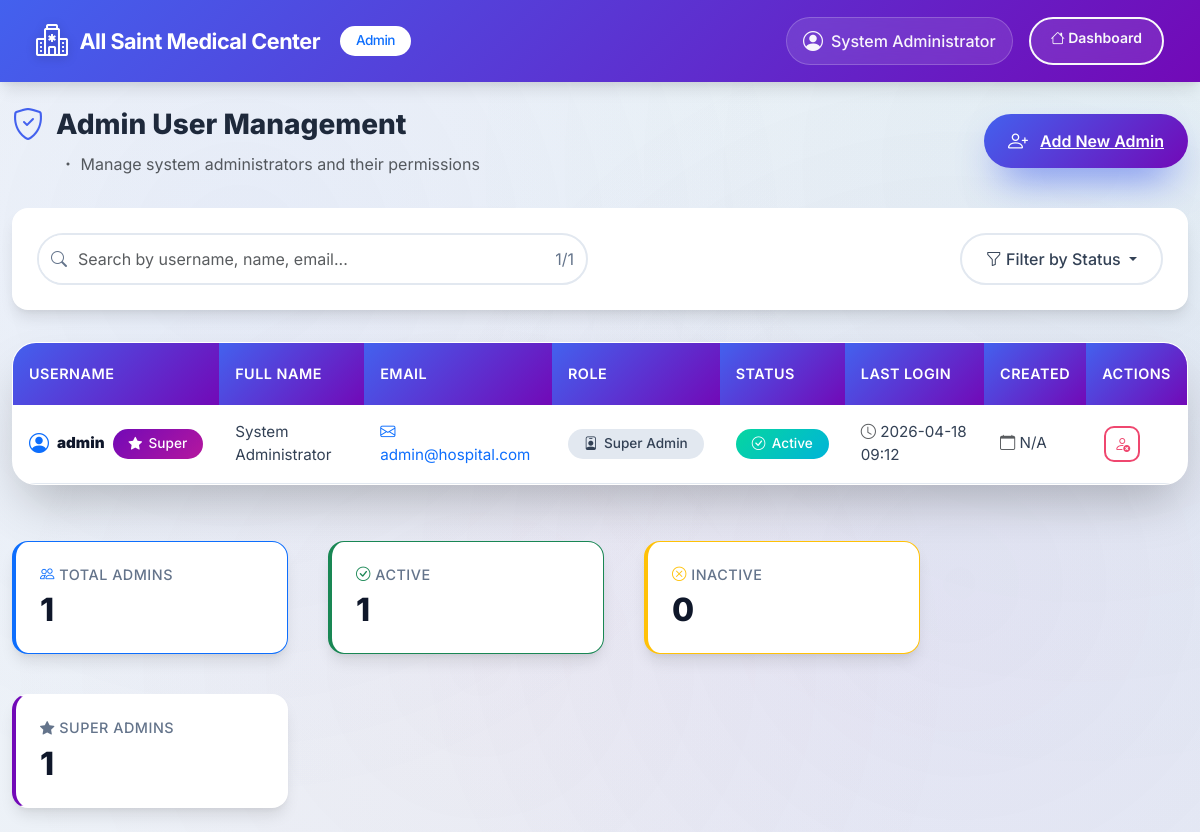
The page /admin/users/admins (signed in) on the database as committed earlier.
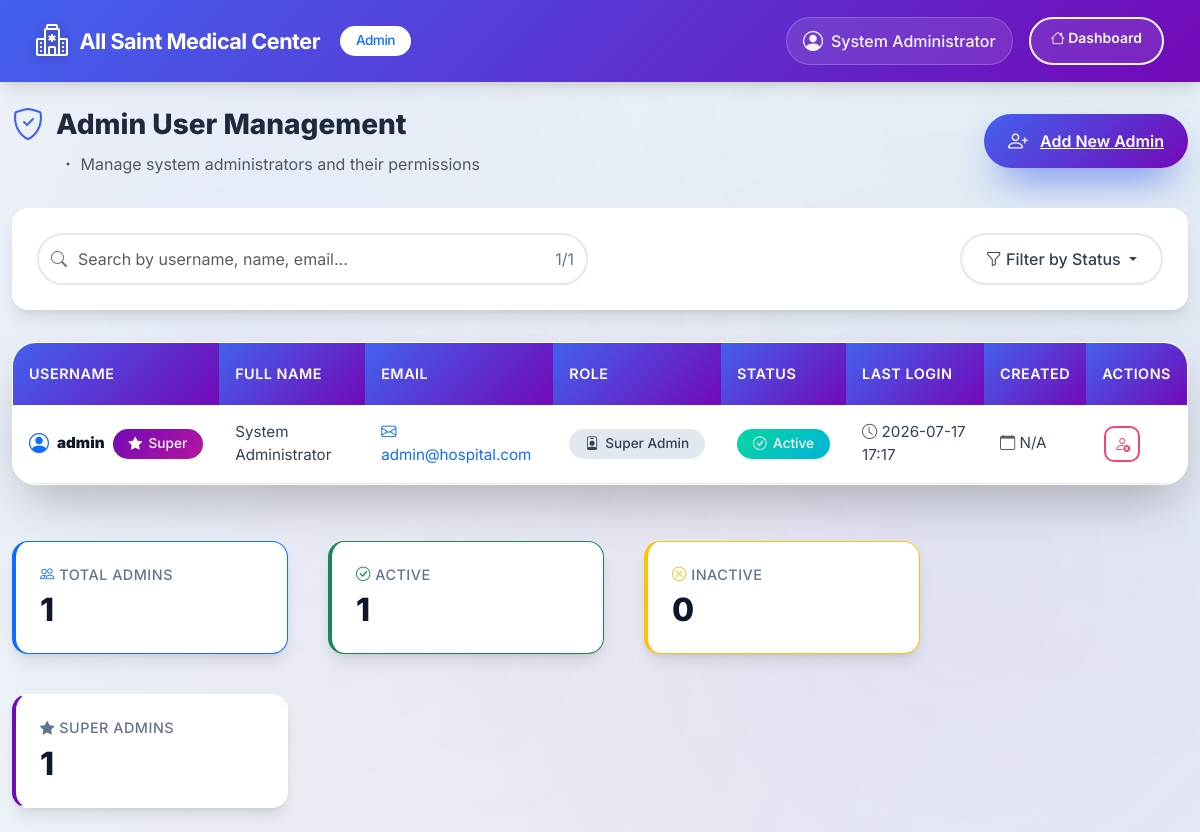
The same page on the database as committed later.
### tables this page shows
CREATE TABLE admin_users (
    id                INTEGER PRIMARY KEY AUTOINCREMENT,
    username          TEXT UNIQUE NOT NULL,
    password          TEXT NOT NULL,
    full_name         TEXT,
    email             TEXT,
    role              TEXT DEFAULT 'Admin',
    is_super_admin    INTEGER DEFAULT 0,
    is_active         INTEGER DEFAULT 1,
    created_at        TIMESTAMP DEFAULT CURRENT_TIMESTAMP,
    created_by        INTEGER,
    last_login        TIMESTAMP
);

### app.py (the view)
@app.route('/admin/users/admins')
def admin_manage_admins():
    if 'admin_id' not in session:
        return redirect(url_for('admin_login'))
    conn = get_db_connection()
    cursor = conn.cursor()
    try:
        cursor.execute("""
            SELECT id, username, full_name, email, role,
                   is_super_admin, is_active, created_at, last_login
            FROM admin_users
            ORDER BY created_at DESC
        """)
        admins_raw = cursor.fetchall()
        admins = []
        for admin in admins_raw:
            admin_list = list(admin)
            if admin_list[7] and isinstance(admin_list[7], str):
                try:
                    admin_list[7] = datetime.strptime(admin_list[7], '%Y-%m-%d %H:%M:%S')
                except ValueError:
                    try:
                        admin_list[7] = datetime.strptime(admin_list[7], '%Y-%m-%d')
                    except ValueError:
                        admin_list[7] = None
            elif admin_list[7] and isinstance(admin_list[7], (int, float)):
                admin_list[7] = datetime.fromtimestamp(admin_list[7])
            if admin_list[8] and isinstance(admin_list[8], str):
                try:
                    admin_list[8] = datetime.strptime(admin_list[8], '%Y-%m-%d %H:%M:%S')
                except ValueError:
                    try:
                        admin_list[8] = datetime.strptime(admin_list[8], '%Y-%m-%d')
                    except ValueError:
                        admin_list[8] = None
            elif admin_list[8] and isinstance(admin_list[8], (int, float)):
                admin_list[8] = datetime.fromtimestamp(admin_list[8])
            admins.append(tuple(admin_list))
    except Exception as e:
        app.logger.error(f"Error fetching admins: {e}")
        admins = []
        flash("Error loading admin users", "danger")
    cursor.close()
    conn.close()
    return render_template(
        "admin_manage_admins.html",
        admins=admins,
        admin_name=session.get('admin_full_name', 'Admin')
    )

### app.py (called while the page is built)
@app.context_processor
def utility_processor():
    return dict(
        min=min,
        max=max,
        abs=abs,
        round=round,
        len=len,
        int=int,
        float=float,
        str=str,
        date=date,
        datetime=datetime,
        timedelta=timedelta
    )

### templates/admin_manage_admins.html (shortened to what the changed rows need)
<!DOCTYPE html>
<html lang="en">
<head>
    <link href="https://cdn.jsdelivr.net/npm/bootstrap@5.3.2/dist/css/bootstrap.min.css" rel="stylesheet">
    <link rel="stylesheet" href="https://cdn.jsdelivr.net/npm/bootstrap-icons@1.11.0/font/bootstrap-icons.css">
    <link href="https://unpkg.com/aos@2.3.1/dist/aos.css" rel="stylesheet">
    <link rel="stylesheet" href="https://cdn.datatables.net/1.13.6/css/dataTables.bootstrap5.min.css">
</head>
<body>
    <nav class="navbar navbar-expand-lg navbar-dark nav-gradient">
        <div class="container-fluid">
            <div class="navbar-nav ms-auto">
                <span class="navbar-text me-3">
                    <i class="bi bi-person-circle"></i>
                    <span>{{ admin_name }}</span>
                </span>
            </div>
        </div>
    </nav>
    <div class="container-fluid py-4">
        <div class="table-card">
            <div class="table-responsive">
                <table class="table" id="adminsTable">
                    <thead>
                        <tr>
                            <th>Username</th>
                            <th>Full Name</th>
                            <th>Email</th>
                            <th>Role</th>
                            <th>Status</th>
                            <th>Last Login</th>
                            <th>Created</th>
                            <th>Actions</th>
                        </tr>
                    </thead>
                    <tbody>
                        {% for admin in admins %}
                        <tr data-status="{{ 'active' if admin[6] else 'inactive' }}"
                            data-role="{{ 'super' if admin[5] else 'regular' }}">
                            <td>
                                <div class="d-flex align-items-center gap-2">
                                    <i class="bi bi-person-circle fs-5 text-primary"></i>
                                    <strong>{{ admin[1] }}</strong>
                                    {% if admin[5] %}
                                        <span class="badge badge-super">
                                            <i class="bi bi-star-fill"></i> Super
                                        </span>
                                    {% endif %}
                                </div>
                            </td>
                            <td>{{ admin[2] }}</td>
                            <td>
                                {% if admin[3] %}
                                    <a href="mailto:{{ admin[3] }}" class="text-decoration-none">
                                        <i class="bi bi-envelope me-1"></i>{{ admin[3] }}
                                    </a>
                                {% else %}
                                    <span class="text-muted"><i class="bi bi-dash"></i></span>
                                {% endif %}
                            </td>
                            <td>
                                <span class="badge badge-regular">
                                    <i class="bi bi-person-badge"></i> {{ admin[4] }}
                                </span>
                            </td>
                            <td>
                                {% if admin[6] %}
                                    <span class="badge badge-active">
                                        <i class="bi bi-check-circle"></i> Active
                                    </span>
                                {% else %}
                                    <span class="badge badge-inactive">
                                        <i class="bi bi-x-circle"></i> Inactive
                                    </span>
                                {% endif %}
                            </td>
                            <td>
                                {% if admin[8] %}
                                    <div>
                                        <i class="bi bi-clock text-muted"></i>
                                        {{ admin[8].strftime('%Y-%m-%d %H:%M') }}
                                    </div>
                                {% else %}
                                    <span class="text-muted">
                                        <i class="bi bi-clock-history"></i> Never
                                    </span>
                                {% endif %}
                            </td>
                            <td>
                                <i class="bi bi-calendar text-muted"></i>
                                {{ admin[7].strftime('%Y-%m-%d') if admin[7] else 'N/A' }}
                            </td>
                            <td>
                                <div class="d-flex gap-1">
                                    <button class="btn action-btn {% if admin[6] %}btn-outline-danger{% else %}btn-outline-success{% endif %}"
                                            onclick="toggleStatus({{ admin[0] }}, 'admin', {{ 'false' if admin[6] else 'true' }})"
                                            title="{% if admin[6] %}Deactivate{% else %}Activate{% endif %}">
                                        <i class="bi {% if admin[6] %}bi-person-x{% else %}bi-person-check{% endif %}"></i>
                                    </button>
                                </div>
                            </td>
                        </tr>
                        {% endfor %}
                    </tbody>
                </table>
            </div>
        </div>
    </div>
</body>
</html>

Rows that differ between the two databases and show on the page:
changed admin_users "admin": last_login "2026-04-18 09:12" → "2026-07-17 17:17"
